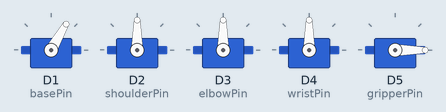
Bench run of a sketch on a simulated ESP8266 (NodeMCU). Parts: 5 × servo.

Above: at 1.05 s.
At 2.25 s:
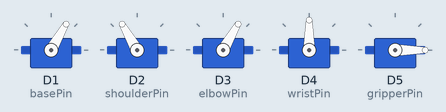
At 3.5 s:
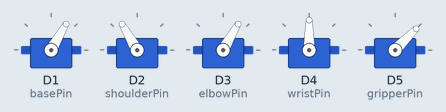
At 6.0 s:
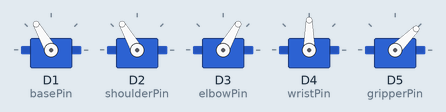
At 7.95 s:
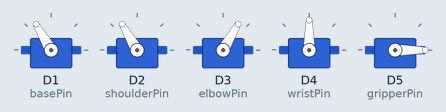
At 11.0 s:
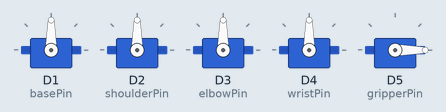
Timing chart, 0 to 14.0 s (numbered marks = the images above):
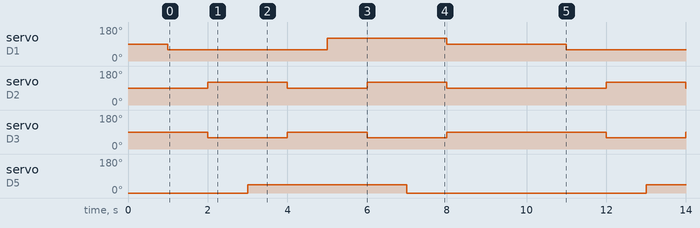

Measured:
- by itself, servo on D1 (basePin): repeats every 10.0 s: 120° 3.0 s, 90° 3.0 s, 60° 4.0 s
- by itself, servo on D2 (shoulderPin): repeats every 10.0 s: 90° 2.0 s, 120° 2.0 s, 90° 4.0 s, 120° 2.0 s
- by itself, servo on D3 (elbowPin): repeats every 10.0 s: 90° 2.0 s, 60° 2.0 s, 90° 4.0 s, 60° 2.0 s
- by itself, servo on D5 (gripperPin): alternates 45° for 4.0 s and 0° for 6.0 s

The sketch:

sketch_dec15a.ino
```cpp
#include <Servo.h>

// Create Servo objects
Servo baseServo;
Servo shoulderServo;
Servo elbowServo;
Servo wristServo;
Servo gripperServo;

// Define pin connections
const int basePin = D1;      // GPIO5
const int shoulderPin = D2;  // GPIO4
const int elbowPin = D3;     // GPIO0
const int wristPin = D4;     // GPIO2
const int gripperPin = D5;   // GPIO14

void setup() {
  // Attach each servo to its corresponding pin
  baseServo.attach(basePin);
  shoulderServo.attach(shoulderPin);
  elbowServo.attach(elbowPin);
  wristServo.attach(wristPin);
  gripperServo.attach(gripperPin);

  // Move servos to initial position
  baseServo.write(90);      // center
  shoulderServo.write(90);  // center
  elbowServo.write(90);     // center
  wristServo.write(90);     // center
  gripperServo.write(0);    // open gripper
  delay(1000);
}

void loop() {
  // Example: Pick up a cube and move it to target location

  // Step 1: Move base to item
  baseServo.write(60);
  delay(1000);

  // Step 2: Lower arm
  shoulderServo.write(120);
  elbowServo.write(60);
  delay(1000);

  // Step 3: Close gripper to grab item
  gripperServo.write(45); // adjust as needed to grip
  delay(1000);

  // Step 4: Lift arm
  shoulderServo.write(90);
  elbowServo.write(90);
  delay(1000);

  // Step 5: Rotate base to target
  baseServo.write(120);
  delay(1000);

  // Step 6: Lower arm again
  shoulderServo.write(120);
  elbowServo.write(60);
  delay(1000);

  // Step 7: Open gripper to release item
  gripperServo.write(0);
  delay(1000);

  // Step 8: Return to neutral
  baseServo.write(90);
  shoulderServo.write(90);
  elbowServo.write(90);
  wristServo.write(90);
  gripperServo.write(0);
  delay(3000); // Wait before next loop
}
```
